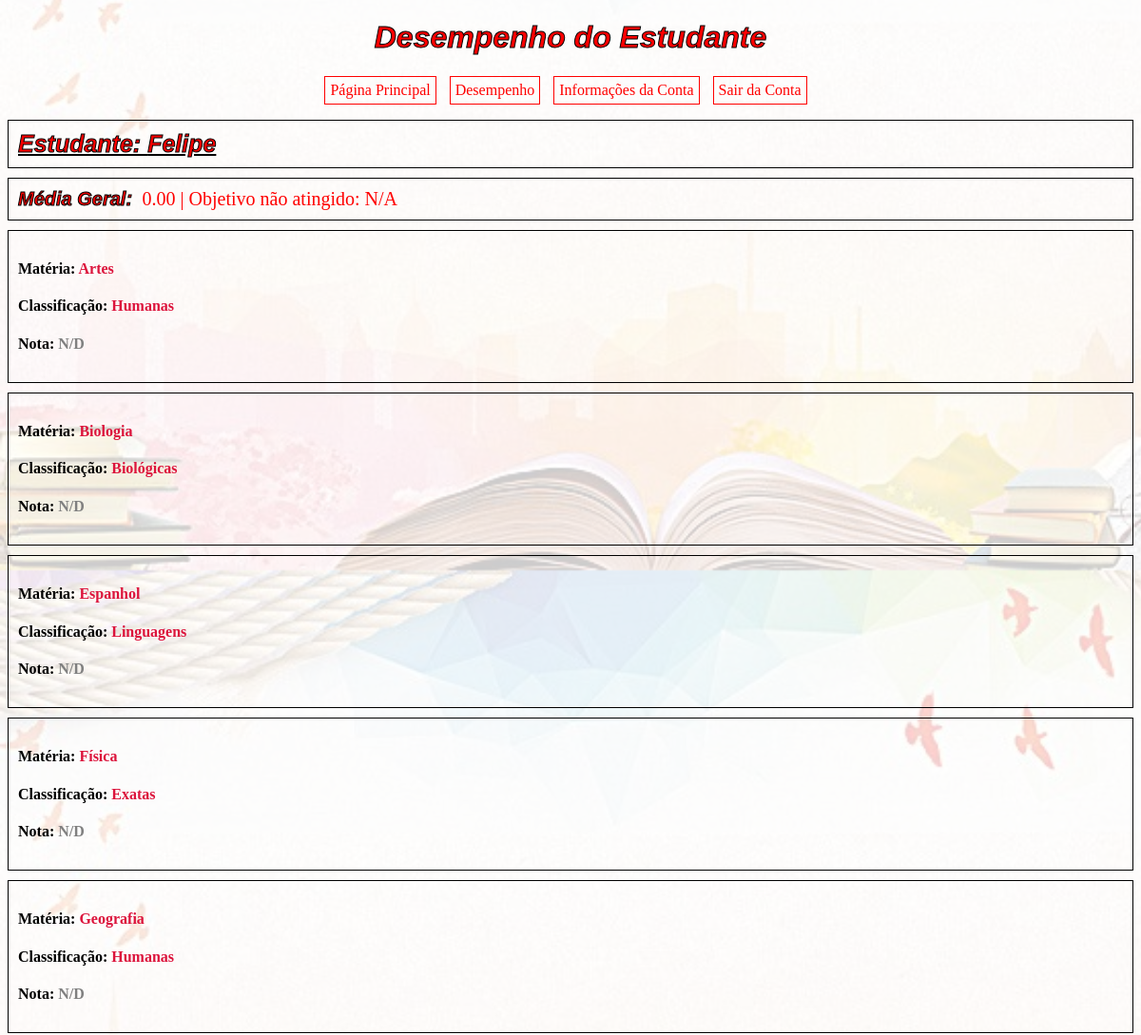
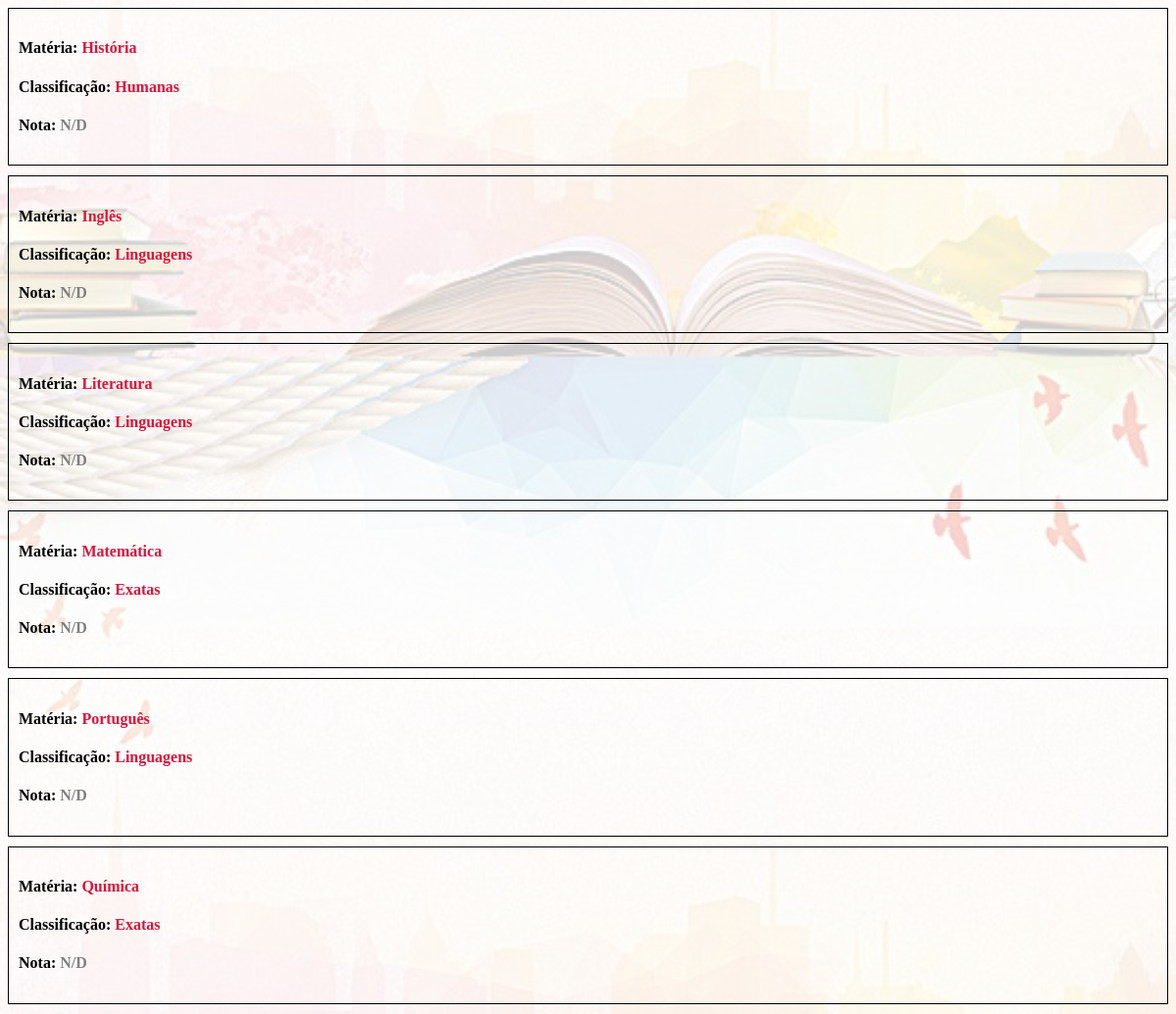
/views/nota/desempenhoEstudante.php (signed in), run on the app's committed database (2 pictures, top to bottom).
### tables this page shows
CREATE TABLE `usuario` (
  `id_usuario` int(11) NOT NULL,
  `id_tipo_usuario` int(11) NOT NULL,
  `nome` varchar(255) NOT NULL,
  `email` varchar(255) NOT NULL,
  `senha` varchar(255) NOT NULL
);

CREATE TABLE `materia` (
  `id_materia` int(11) NOT NULL,
  `id_tipo_materia` int(11) NOT NULL,
  `descricao` varchar(255) NOT NULL
);

CREATE TABLE `tipo_materia` (
  `id_tipo_materia` int(11) NOT NULL,
  `descricao` varchar(255) NOT NULL
);

### models/DAL/usuarioDAO.php (called while the page is built, shortened)
<?php
    class usuarioDAO{
        public function buscarUsuarioPorID(int $idUsuario){
            $conexao = (new conexao())->getConexao();
            $sql = "SELECT * FROM usuario WHERE id_usuario = :idUsuario;";
            $stmt = $conexao->prepare($sql);
            $stmt->bindParam(":idUsuario", $idUsuario);
            $stmt->execute();
            return $stmt->fetch(PDO::FETCH_ASSOC);
        }
    }
?>

### models/usuarioModel.php (called while the page is built, shortened)
<?php
    require_once 'DAL/usuarioDAO.php';
    class usuarioModel {
        public function __construct(?int $idUsuario = null, ?int $idTipoUsuario = null, ?string $nome = null, ?string $email = null, ?string $senha = null) {
            $this->nome = $nome;
        }
        public function buscarUsuarioPorID(int $idUsuario){
            $usuarioDAO = new usuarioDAO();
            $usuario = $usuarioDAO->buscarUsuarioPorID($idUsuario);
            $usuario = new self($usuario['id_usuario'], $usuario['id_tipo_usuario'], $usuario['nome'], $usuario['email'], $usuario['senha']);
            return $usuario;
        }
    }
?>

### models/DAL/notaDAO.php (called while the page is built, shortened)
<?php
    class notaDAO{
        public function mediaNota(int $idUsuario){
            $conexao = (new conexao)->getConexao();
            $sql = "SELECT SUM(valor) / COUNT(*) AS media_notas FROM nota WHERE id_usuario = :idUsuario";
            $stmt = $conexao->prepare($sql);
            $stmt->bindParam(':idUsuario', $idUsuario);
            $stmt->execute();
            return $stmt->fetch(PDO::FETCH_ASSOC);
        }
    }
?>

### models/notaModel.php (called while the page is built, shortened)
<?php
    require_once 'DAL/notaDAO.php';
    class notaModel {
        public function mediaNota(int $idUsuario){
            $notaDAO = new notaDAO();
            $media = $notaDAO->mediaNota($idUsuario);
            $media = number_format($media['media_notas'], 2);
            return $media;
        }
    }
?>

### models/DAL/materiaDAO.php (called while the page is built, shortened)
<?php
    class materiaDAO{
        public function buscarMaterias(){
            $conexao = (new conexao)->getConexao();
            $sql = "SELECT * FROM materia;";
            $stmt = $conexao->prepare($sql);
            $stmt->execute();
            return $stmt->fetchAll(PDO::FETCH_ASSOC);
        }
    }
?>

### models/materiaModel.php (called while the page is built, shortened)
<?php
    require_once 'DAL/materiaDAO.php';
    class materiaModel {
        public function __construct(?int $idMateria = null, ?int $idTipoMateria = null, ?string $descricao = null) {
            $this->idTipoMateria = $idTipoMateria;
            $this->descricao = $descricao;
        }
        public function buscarMaterias(){
            $materiaDAO = new materiaDAO();
            $materias = $materiaDAO->buscarMaterias();
            foreach ($materias as $chave => $materia) {
                $materias[$chave] = new materiaModel($materia['id_materia'], $materia['id_tipo_materia'], $materia['descricao']);
            }
            return $materias;
        }
    }
?>

### models/DAL/tipoMateriaDAO.php (called while the page is built, shortened)
<?php
    class tipoMateriaDAO{
        public function buscarTipoMateria(int $idTipoMateria){
            $conexao = (new conexao)->getConexao();
            $sql = "SELECT * FROM tipo_materia WHERE id_tipo_materia = :id_tipo_materia;";
            $stmt = $conexao->prepare($sql);
            $stmt->bindParam(':id_tipo_materia', $idTipoMateria);
            $stmt->execute();
            return $stmt->fetch(PDO::FETCH_ASSOC);
        }
    }
?>

### models/tipoMateriaModel.php (called while the page is built, shortened)
<?php
    require_once 'DAL/tipoMateriaDAO.php';
    class tipoMateriaModel {
        public function __construct(?int $idTipoMateria = null, ?string $descricao = null) {
            $this->descricao = $descricao;
        }
        public function tipoMateria(int $idTipoMateria) {
            $tipoMateriaDAO = new tipoMateriaDAO();
            $tipoMateria = $tipoMateriaDAO->buscarTipoMateria($idTipoMateria);
            if (!empty($tipoMateria)){
                $tipoMateria = new self($tipoMateria['id_tipo_materia'], $tipoMateria['descricao']);
            }
            else{
                $tipoMateria = null;
            }
            return $tipoMateria;
        }
    }
?>

### views/nota/desempenhoEstudante.php (the view, shortened to what this page needs)
<!DOCTYPE html>
<html lang="pt-br">
<head>
    <link rel="stylesheet" href="../../public/css/style.css">
</head>
<?php
    require_once '../../models/usuarioModel.php';
    require_once '../../models/materiaModel.php';
    require_once '../../models/tipoMateriaModel.php';
    require_once '../../models/notaModel.php';
    $usuarioModel = new usuarioModel();
    $usuario = $usuarioModel->buscarUsuarioPorID($_SESSION['id_usuario']);
    $materiaModel = new materiaModel();
    $materias = $materiaModel->buscarMaterias();
    $tipoMateriaModel = new tipoMateriaModel();
    $notaModel = new notaModel();
?>
<body>
    <header>
        <h1>Desempenho do Estudante</h1>
    </header>
    <div>
    <span style="text-decoration: underline; color: red; -webkit-text-stroke: 1px black;
    font-family: sans-serif;
    font-weight: bold;
    font-style: italic;
    font-size: 25px;
}" ><?="Estudante: ", $usuario->nome ?></span>
    </div>
    <div style="font-size: 20px;">
        <span style="color: red; -webkit-text-stroke: 1px black;
            font-family: sans-serif;
            font-weight: bold;
            font-style: italic;"
            >Média Geral:
        </span>
    <span style="padding-left: 5px;">
        <?php
        $nota = $notaModel->mediaNota($_SESSION['id_usuario']);
        if ($nota > 6){
            ?>
            <span style="color: green;"><?=$nota;?> | Objetivo atingido: O/A</span>
            <?php
        }
        elseif($nota == 6){
            ?>
            <span style="color: orange;"><?=$nota;?> | Objetivo parcialmente atingido: P/A</span>
            <?php
        }
        else{
            ?>
            <span style="color: red;"><?=$nota;?> | Objetivo não atingido: N/A</span>
            <?php
        }
        ?>
    </span>
    </div>
    <?php foreach ($materias as $materia) : ?>
            <div>
                <h4 style="color:">Matéria: <label style="color: crimson;" for="materia"><?=$materia->descricao?></label></h4>
                <h4>Classificação:  <label style="color: crimson;" for="tipoMateria"><?=($tipoMateriaModel->tipoMateria($materia->idTipoMateria))->descricao?></label></h4>
                <h4>Nota:  <?php
                $nota = $notaModel->buscarNotaPorID($_SESSION['id_usuario'], $materia->idMateria);
                if (isset($nota->valor) && $nota->valor !== null && $nota->valor !== ''){
                    if ($nota->valor > 6){
                    ?>
                    <label for="nota" style="color: green;"><?=$nota->valor;?> | Objetivo atingido: O/A</label>
                    <?php
                    }
                    elseif($nota->valor == 6){
                        ?>
                        <label for="nota" style="color: orange;"><?=$nota->valor;?> | Objetivo parcialmente atingido: P/A</label>
                        <?php
                    }
                    else{
                        ?>
                        <label for="nota" style="color: red;"><?=$nota->valor;?> | Objetivo não atingido: N/A</label>
                        <?php
                    }
                }
                else{
                    ?>
                    <label for="nota" style="color: gray;">N/D</label>
                    <?php
                }
    ?> </h4>
            </div>
        <?php endforeach; ?>
</body>
</html>

### public/css/style.css (style rules this page uses)
.menu-list { text-align: center; padding: 0; }
.menu-list li { display: inline-block; margin-right: 10px; }
.menu-list li a { padding: 5px; }
a { display: inline-block; padding: 2px; border: 1px solid; text-decoration: none; color: red }
html { background-image: url('background.jpg'); background-color: rgba(255, 255, 255, 0.8); background-blend-mode: overlay; background-size: cover; background-position-y: 600px; background-size: 1400px; height: auto; width: auto; }
h1 { text-align: center; color: red; -webkit-text-stroke: 1px black; font-family: sans-serif; font-weight: bold; font-style: italic; }
div { border: 1px solid black; color: black; text-decoration: none; padding: 10px; margin-bottom: 10px; display: block; }

### data on the page
usuario: nome "Felipe"
materia: descricao "Artes", id_tipo_materia.descricao "Humanas"
materia: descricao "Biologia", id_tipo_materia.descricao "Biológicas"
materia: descricao "Espanhol", id_tipo_materia.descricao "Linguagens"
materia: descricao "Física", id_tipo_materia.descricao "Exatas"
materia: descricao "Geografia", id_tipo_materia.descricao "Humanas"
materia: descricao "História", id_tipo_materia.descricao "Humanas"
materia: descricao "Inglês", id_tipo_materia.descricao "Linguagens"
materia: descricao "Literatura", id_tipo_materia.descricao "Linguagens"
materia: descricao "Matemática", id_tipo_materia.descricao "Exatas"
materia: descricao "Português", id_tipo_materia.descricao "Linguagens"
materia: descricao "Química", id_tipo_materia.descricao "Exatas"

### other printed values
$nota "0.00"
